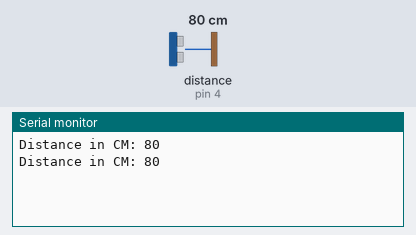
The sketch below on a simulated Arduino Uno, built with avr-gcc and run on an emulated ATmega328P. On the bench: the last lines printed to the serial monitor. The inputs (shaded band) are chosen by the test bench; at power-on: distance to the obstacle (sensor on pin 4) 80 cm. The echo pulse lasts 58.3 µs per cm.

Above: at 1.8 s.
1.9 s: distance to the obstacle (sensor on pin 4) set to 2 cm
At 2.5 s:
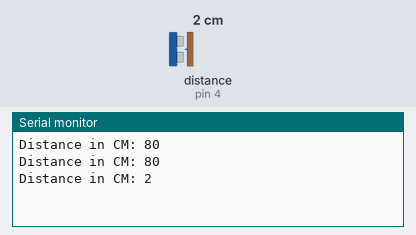
3.4 s: distance to the obstacle (sensor on pin 4) set to 4 cm
At 4.8 s:
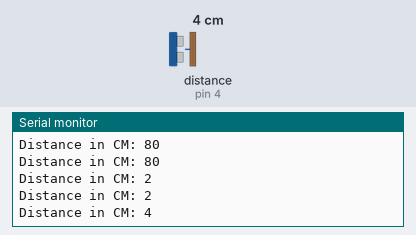
Timing chart, 0 to 6.4 s (numbered marks = the images above; inputs shaded):
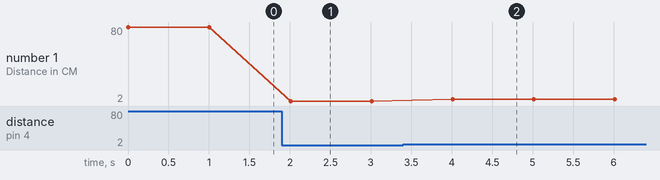

Measured:
- after the input at 1.9 s, the serial monitor: prints a new line after 0.11 s (image 1)
- after the input at 3.4 s, the serial monitor: prints a new line after 0.61 s (image 2)
- plotted number 1: 80 → 2 after the input at 1.9 s, 2 → 4 after the input at 3.4 s

The sketch:

UltrasonicSimple.ino
```cpp
// (licence header left out)
#include <Ultrasonic.h>

/*
 * Pass as a parameter the trigger and echo pin, respectively,
 * or only the signal pin (for sensors 3 pins), like:
 * Ultrasonic ultrasonic(13);
 */
Ultrasonic ultrasonic(4); // was 12, 13

void setup() {
  Serial.begin(9600);
}

void loop() {
  Serial.print("Distance in CM: ");
  // Pass INC as a parameter to get the distance in inches
  Serial.println(ultrasonic.distanceRead());
  delay(1000);
}
```
